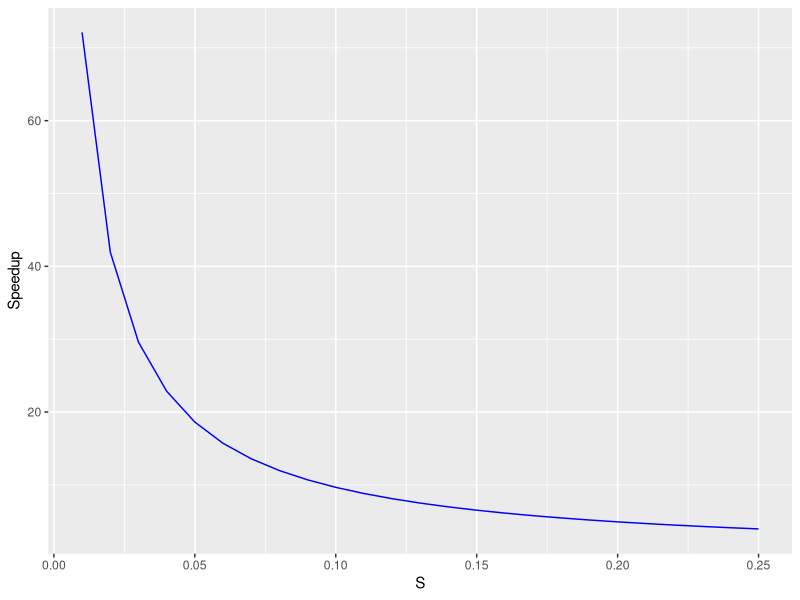

Reproduce this figure in R.
library(ggplot2)


p <- 256
s <- 0.01
Speedup <- 0
S <- 0
for(i in 1:25){
 
  
  # answer <- 1/((1-s)+ (s/p))
  answer <- (1/(s + (1-s)/p))
  
  
  
  Speedup <- append(Speedup, answer)
  S <- append(S, s)
  s <- s + 0.01
}




total <- data.frame(Speedup, S)
total <- total[-1,]
# qplot(x = total$S, y = total$Speedup, xlab = "S", ylab = "Speedup")

write.csv(total, file = "Question1.csv")

ggplot(total, aes(x = S)) +
  geom_line(aes(y = Speedup), colour = "blue")
